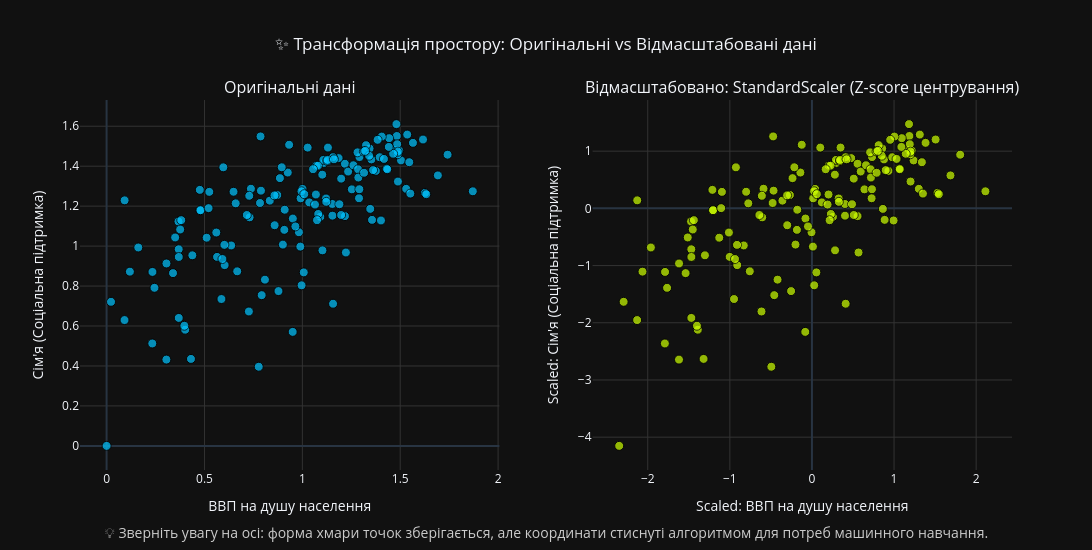

Write notebook code for a chart like this one.
### Markdown cell above
**9. Застосувати стандартизацію даних:**

### Code cell
print(f"⚖️ Масштабування ознак через функцію data_scale() (Метод: {SCALER_TYPE.upper()})...")

def data_scale(data, scaler_type='minmax'):
    if scaler_type == 'minmax':
        scaler = MinMaxScaler()
    elif scaler_type == 'std':
        scaler = StandardScaler()
    elif scaler_type == 'norm':
        scaler = Normalizer()
    else:
        raise ValueError("Невідомий тип скейлера!")

    scaler.fit(data)
    res = scaler.transform(data)

    return res, scaler

X_features = df[FEATURES_FULL].copy()
data_scaled, fitted_scaler = data_scale(X_features, scaler_type=SCALER_TYPE)
df_scaled = pd.DataFrame(data_scaled, columns=FEATURES_FULL, index=df.index)

print("✅ Масштабування завершено успішно! (Скейлер збережено в оперативній пам'яті)\n")

f1, f2 = FEATURES_FULL[0], FEATURES_FULL[1]

f1_ua = FEATURE_TRANSLATIONS.get(f1, str(f1))
f2_ua = FEATURE_TRANSLATIONS.get(f2, str(f2))

SCALER_NAMES = {
    'minmax': 'MinMaxScaler (від 0 до 1)',
    'std': 'StandardScaler (Z-score центрування)',
    'norm': 'Normalizer (Векторна нормалізація)'
}
scaler_display_name = SCALER_NAMES.get(SCALER_TYPE, SCALER_TYPE.upper())

fig_scale = make_subplots(
    rows=1, cols=2, 
    subplot_titles=(f"Оригінальні дані", f"Відмасштабовано: {scaler_display_name}"),
    horizontal_spacing=0.1
)

fig_scale.add_trace(go.Scatter(
    x=df[f1], y=df[f2], mode='markers',
    marker=dict(color='#00c3ff', size=9, opacity=0.7, line=dict(width=1, color='black')),
    text=df[COUNTRY_COL], 
    hovertemplate="<b>%{text}</b><br>" + 
                  f"{f1_ua}: <b>%{{x:.3f}}</b><br>" + 
                  f"{f2_ua}: <b>%{{y:.3f}}</b><extra></extra>"
), row=1, col=1)

fig_scale.add_trace(go.Scatter(
    x=df_scaled[f1], y=df_scaled[f2], mode='markers',
    marker=dict(color='#ccff00', size=9, opacity=0.7, line=dict(width=1, color='black')),
    text=df[COUNTRY_COL], 
    hovertemplate="<b>%{text}</b><br>" + 
                  f"Масштаб. {f1_ua}: <b>%{{x:.3f}}</b><br>" + 
                  f"Масштаб. {f2_ua}: <b>%{{y:.3f}}</b><extra></extra>"
), row=1, col=2)

fig_scale.update_xaxes(title_text=f1_ua, showgrid=True, gridcolor='#333', row=1, col=1)
fig_scale.update_yaxes(title_text=f2_ua, showgrid=True, gridcolor='#333', row=1, col=1)

fig_scale.update_xaxes(title_text=f"Scaled: {f1_ua}", showgrid=True, gridcolor='#333', row=1, col=2)
fig_scale.update_yaxes(title_text=f"Scaled: {f2_ua}", showgrid=True, gridcolor='#333', row=1, col=2)

fig_scale.update_layout(
    title_text="✨ Трансформація простору: Оригінальні vs Відмасштабовані дані",
    title_x=0.5, width=1500, height=550, template=PLOT_TEMPLATE, showlegend=False,
    margin=dict(b=80)
)

fig_scale.add_annotation(
    x=0.5, y=-0.20, xref="paper", yref="paper",
    text="💡 Зверніть увагу на осі: форма хмари точок зберігається, але координати стиснуті алгоритмом для потреб машинного навчання.",
    showarrow=False, font=dict(size=14, color="#cccccc"), align="center"
)

print("Красивий Вивід - Візуалізація ефекту масштабування:")
fig_scale.show()

print("\nТехнічний Вивід - Перші 5 рядків відмасштабованих ознак:")
display(df_scaled.head().style.background_gradient(cmap='Purples').set_properties(**TABLE_PROPS).format("{:.4f}"))

### Figure 1 — Plotly figure (JSON) as saved in the notebook; plotly's stock layout.template omitted (floating-point values rounded to 4 significant figures; data arrays with more than 128 entries replaced by an {"elided": "..."} marker saying what was removed)
{"data": [{"hovertemplate": "<b>%{text}</b><br>ВВП на душу населення: <b>%{x:.3f}</b><br>Сім'я (Соціальна підтримка): <b>%{y:.3f}</b><extra></extra>", "marker": {"color": "#00c3ff", "line": {"color": "black", "width": 1}, "opacity": 0.7, "size": 9}, "mode": "markers", "text": {"elided": "155 str values"}, "type": "scatter", "x": {"elided": "155 float values"}, "xaxis": "x", "y": {"elided": "155 float values"}, "yaxis": "y"}, {"hovertemplate": "<b>%{text}</b><br>Масштаб. ВВП на душу населення: <b>%{x:.3f}</b><br>Масштаб. Сім'я (Соціальна підтримка): <b>%{y:.3f}</b><extra></extra>", "marker": {"color": "#ccff00", "line": {"color": "black", "width": 1}, "opacity": 0.7, "size": 9}, "mode": "markers", "text": {"elided": "155 str values"}, "type": "scatter", "x": {"elided": "155 float values"}, "xaxis": "x2", "y": {"elided": "155 float values"}, "yaxis": "y2"}], "layout": {"annotations": [{"font": {"size": 16}, "showarrow": false, "text": "Оригінальні дані", "x": 0.225, "xanchor": "center", "xref": "paper", "y": 1, "yanchor": "bottom", "yref": "paper"}, {"font": {"size": 16}, "showarrow": false, "text": "Відмасштабовано: StandardScaler (Z-score центрування)", "x": 0.775, "xanchor": "center", "xref": "paper", "y": 1, "yanchor": "bottom", "yref": "paper"}, {"align": "center", "font": {"color": "#cccccc", "size": 14}, "showarrow": false, "text": "💡 Зверніть увагу на осі: форма хмари точок зберігається, але координати стиснуті алгоритмом для потреб машинного навчання.", "x": 0.5, "xref": "paper", "y": -0.2, "yref": "paper"}], "height": 550, "margin": {"b": 80}, "showlegend": false, "title": {"text": "✨ Трансформація простору: Оригінальні vs Відмасштабовані дані", "x": 0.5}, "width": 1500, "xaxis": {"anchor": "y", "domain": [0, 0.45], "gridcolor": "#333", "showgrid": true, "title": {"text": "ВВП на душу населення"}}, "xaxis2": {"anchor": "y2", "domain": [0.55, 1], "gridcolor": "#333", "showgrid": true, "title": {"text": "Scaled: ВВП на душу населення"}}, "yaxis": {"anchor": "x", "domain": [0, 1], "gridcolor": "#333", "showgrid": true, "title": {"text": "Сім'я (Соціальна підтримка)"}}, "yaxis2": {"anchor": "x2", "domain": [0, 1], "gridcolor": "#333", "showgrid": true, "title": {"text": "Scaled: Сім'я (Соціальна підтримка)"}}}}
